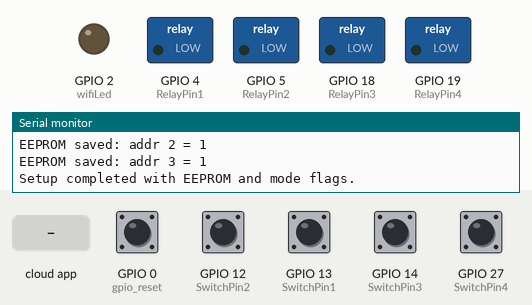
Recording of a sketch running on a simulated ESP32. Parts: switched loads named in the sketch (green lamp = pin HIGH), output pins drawn as LEDs (lit = HIGH), the last lines printed to the serial monitor. Inputs (shaded band) come from the test bench; at power-on: GPIO 0 (gpio_reset), GPIO 12 (SwitchPin2), GPIO 13 (SwitchPin1), GPIO 14 (SwitchPin3), GPIO 27 (SwitchPin4) HIGH. WiFi joins after 1.5 s; servers stay silent unless stated; EEPROM starts erased.

Above: at 1.2 s.
1.3 s: GPIO 12 (SwitchPin2) pulled LOW for 0.15 s
At 2.2 s:
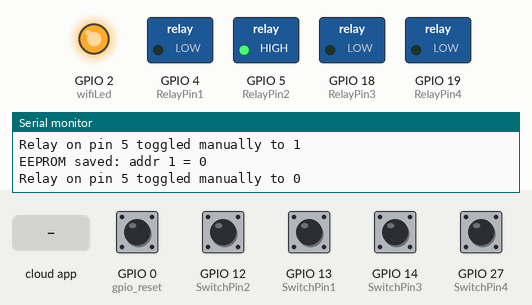
3.0 s: the phone or cloud app sets Switch1 to 0
At 3.4 s:
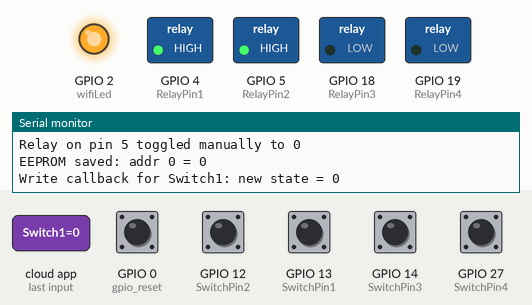
4.5 s: GPIO 14 (SwitchPin3) pulled LOW for 0.15 s
At 5.6 s:
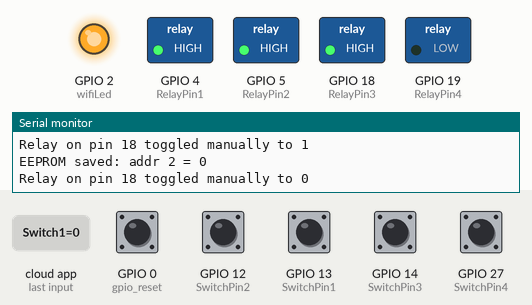
6.1 s: GPIO 13 (SwitchPin1) pulled LOW for 0.15 s
At 6.19 s:
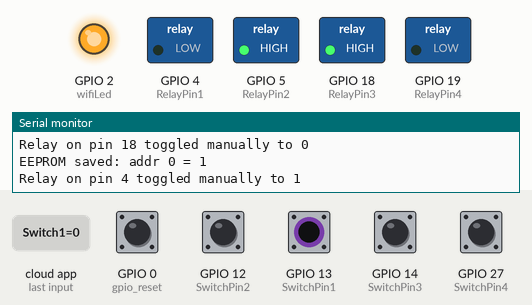
7.7 s: GPIO 27 (SwitchPin4) pulled LOW for 0.15 s
At 9.0 s:
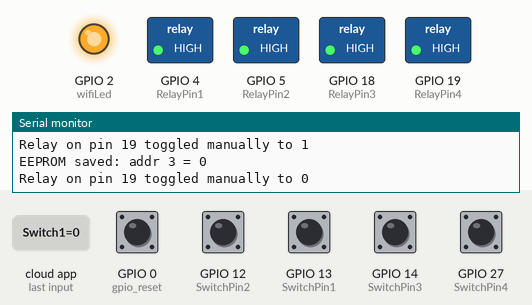
9.3 s: the phone or cloud app sets Switch2 to 1
At 10.6 s:
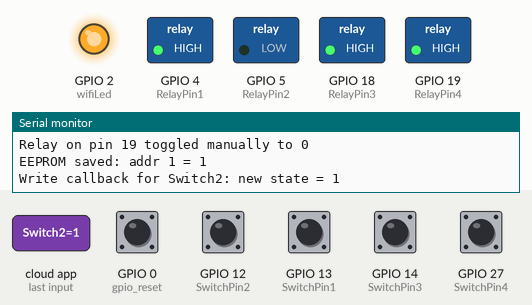
Timing chart, 0 to 11.8 s (numbered marks = the images above; inputs shaded):
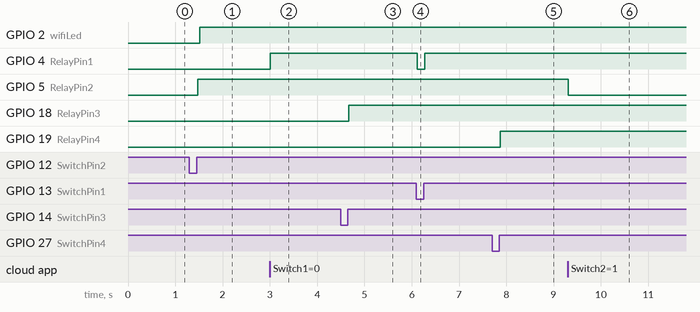

Measured:
- after the input at 1.3 s, GPIO 5 (RelayPin2): LOW → HIGH after 0.17 s
- after the input at 3.0 s, GPIO 4 (RelayPin1): LOW → HIGH at once
- after the input at 4.5 s, GPIO 18 (RelayPin3): LOW → HIGH after 0.17 s
- after the input at 6.1 s, GPIO 4 (RelayPin1): HIGH → LOW at once, → HIGH 0.15 s later
- after the input at 7.7 s, GPIO 19 (RelayPin4): LOW → HIGH after 0.17 s
- after the input at 9.3 s, GPIO 5 (RelayPin2): HIGH → LOW at once

The sketch:

code.ino
```cpp
#include <EEPROM.h>
#include "RMaker.h"
#include "WiFi.h"
#include "WiFiProv.h"
#include <AceButton.h>
using namespace ace_button;

// ======== CONFIGURABLE FLAGS ==========
#define ENABLE_EEPROM true   // Enable EEPROM memory restore (true = Active)
#define USE_LATCHED_SWITCH true  // true = latched switch, false = push button
#define EEPROM_SIZE 10

// ======== DEVICE SETTINGS =============
const char *service_name = "PROV_Home_Automation_F";
const char *pop = "11223344";

char deviceName_1[] = "Switch1";
char deviceName_2[] = "Switch2";
char deviceName_3[] = "Switch3";
char deviceName_4[] = "Switch4";

// GPIO Setup
static uint8_t RelayPin1 = 4;
static uint8_t RelayPin2 = 5;
static uint8_t RelayPin3 = 18;
static uint8_t RelayPin4 = 19;

static uint8_t SwitchPin1 = 13;
static uint8_t SwitchPin2 = 12;
static uint8_t SwitchPin3 = 14;
static uint8_t SwitchPin4 = 27;

static uint8_t wifiLed = 2;
static uint8_t gpio_reset = 0;

bool toggleState_1 = LOW;
bool toggleState_2 = LOW;
bool toggleState_3 = LOW;
bool toggleState_4 = LOW;

ButtonConfig config1;
AceButton button1(&config1);
ButtonConfig config2;
AceButton button2(&config2);
ButtonConfig config3;
AceButton button3(&config3);
ButtonConfig config4;
AceButton button4(&config4);

static Switch my_switch1(deviceName_1, &RelayPin1);
static Switch my_switch2(deviceName_2, &RelayPin2);
static Switch my_switch3(deviceName_3, &RelayPin3);
static Switch my_switch4(deviceName_4, &RelayPin4);

void writeEEPROM(int addr, bool state) {
  if (ENABLE_EEPROM) {
    EEPROM.write(addr, state);
    EEPROM.commit();
    Serial.printf("EEPROM saved: addr %d = %d\n", addr, state);
  }
}

bool readEEPROM(int addr) {
  if (ENABLE_EEPROM) {
    return EEPROM.read(addr);
  }
  return false;
}

void setRelay(uint8_t pin, int addr, bool state) {
  digitalWrite(pin, !state); // active-low
  if (ENABLE_EEPROM) writeEEPROM(addr, state);
}

void buttonHandler(AceButton* button, uint8_t eventType, uint8_t, uint8_t relayPin, int eepromAddr, Switch &sw, bool &state) {
  bool newState = false;

  if (USE_LATCHED_SWITCH) {
    newState = (eventType == AceButton::kEventPressed);
  } else {
    if (eventType != AceButton::kEventReleased) return;
    newState = !(digitalRead(relayPin) == LOW);
  }

  setRelay(relayPin, eepromAddr, newState);
  state = newState;
  sw.updateAndReportParam(ESP_RMAKER_DEF_POWER_NAME, state);
  Serial.printf("Relay on pin %d toggled manually to %d\n", relayPin, state);
}

void setup() {
  Serial.begin(115200);

  if (ENABLE_EEPROM) EEPROM.begin(EEPROM_SIZE);

  toggleState_1 = ENABLE_EEPROM ? readEEPROM(0) : LOW;
  toggleState_2 = ENABLE_EEPROM ? readEEPROM(1) : LOW;
  toggleState_3 = ENABLE_EEPROM ? readEEPROM(2) : LOW;
  toggleState_4 = ENABLE_EEPROM ? readEEPROM(3) : LOW;

  pinMode(RelayPin1, OUTPUT); pinMode(RelayPin2, OUTPUT);
  pinMode(RelayPin3, OUTPUT); pinMode(RelayPin4, OUTPUT);
  pinMode(wifiLed, OUTPUT);

  pinMode(SwitchPin1, INPUT_PULLUP); pinMode(SwitchPin2, INPUT_PULLUP);
  pinMode(SwitchPin3, INPUT_PULLUP); pinMode(SwitchPin4, INPUT_PULLUP);
  pinMode(gpio_reset, INPUT);

  setRelay(RelayPin1, 0, toggleState_1);
  setRelay(RelayPin2, 1, toggleState_2);
  setRelay(RelayPin3, 2, toggleState_3);
  setRelay(RelayPin4, 3, toggleState_4);
  digitalWrite(wifiLed, LOW);

  config1.setEventHandler([](AceButton* b, uint8_t e, uint8_t s) {
    buttonHandler(b, e, s, RelayPin1, 0, my_switch1, toggleState_1);
  });
  config2.setEventHandler([](AceButton* b, uint8_t e, uint8_t s) {
    buttonHandler(b, e, s, RelayPin2, 1, my_switch2, toggleState_2);
  });
  config3.setEventHandler([](AceButton* b, uint8_t e, uint8_t s) {
    buttonHandler(b, e, s, RelayPin3, 2, my_switch3, toggleState_3);
  });
  config4.setEventHandler([](AceButton* b, uint8_t e, uint8_t s) {
    buttonHandler(b, e, s, RelayPin4, 3, my_switch4, toggleState_4);
  });

  button1.init(SwitchPin1);
  button2.init(SwitchPin2);
  button3.init(SwitchPin3);
  button4.init(SwitchPin4);

  Node my_node = RMaker.initNode("ESP32_Relay_4");
  my_switch1.addCb(write_callback);
  my_switch2.addCb(write_callback);
  my_switch3.addCb(write_callback);
  my_switch4.addCb(write_callback);

  my_node.addDevice(my_switch1);
  my_node.addDevice(my_switch2);
  my_node.addDevice(my_switch3);
  my_node.addDevice(my_switch4);

  RMaker.enableOTA(OTA_USING_PARAMS);
  RMaker.enableTZService();
  RMaker.enableSchedule();

  RMaker.start();
  WiFi.onEvent(sysProvEvent);
  WiFiProv.beginProvision(WIFI_PROV_SCHEME_BLE, WIFI_PROV_SCHEME_HANDLER_FREE_BTDM, WIFI_PROV_SECURITY_1, pop, service_name);

  my_switch1.updateAndReportParam(ESP_RMAKER_DEF_POWER_NAME, toggleState_1);
  my_switch2.updateAndReportParam(ESP_RMAKER_DEF_POWER_NAME, toggleState_2);
  my_switch3.updateAndReportParam(ESP_RMAKER_DEF_POWER_NAME, toggleState_3);
  my_switch4.updateAndReportParam(ESP_RMAKER_DEF_POWER_NAME, toggleState_4);

  Serial.println("Setup completed with EEPROM and mode flags.");
}

void loop() {
  if (digitalRead(gpio_reset) == LOW) {
    delay(100);
    int startTime = millis();
    while (digitalRead(gpio_reset) == LOW) delay(50);
    int duration = millis() - startTime;
    if (duration > 10000) {
      Serial.println("Factory reset triggered.");
      RMakerFactoryReset(2);
    } else if (duration > 3000) {
      Serial.println("WiFi reset triggered.");
      RMakerWiFiReset(2);
    }
  }

  digitalWrite(wifiLed, WiFi.status() == WL_CONNECTED);

  button1.check();
  button2.check();
  button3.check();
  button4.check();
}

void write_callback(Device *device, Param *param, const param_val_t val, void *priv_data, write_ctx_t *ctx) {
  const char *device_name = device->getDeviceName();
  const char *param_name = param->getParamName();

  if(strcmp(param_name, "Power") == 0) {
    bool newState = val.val.b;
    if (strcmp(device_name, deviceName_1) == 0) {
      setRelay(RelayPin1, 0, newState); toggleState_1 = newState; my_switch1.updateAndReportParam(param_name, newState);
    } else if (strcmp(device_name, deviceName_2) == 0) {
      setRelay(RelayPin2, 1, newState); toggleState_2 = newState; my_switch2.updateAndReportParam(param_name, newState);
    } else if (strcmp(device_name, deviceName_3) == 0) {
      setRelay(RelayPin3, 2, newState); toggleState_3 = newState; my_switch3.updateAndReportParam(param_name, newState);
    } else if (strcmp(device_name, deviceName_4) == 0) {
      setRelay(RelayPin4, 3, newState); toggleState_4 = newState; my_switch4.updateAndReportParam(param_name, newState);
    }
    Serial.printf("Write callback for %s: new state = %d\n", device_name, newState);
  }
}

void sysProvEvent(arduino_event_t *sys_event) {
  switch (sys_event->event_id) {
    case ARDUINO_EVENT_PROV_START:
      Serial.printf("Provisioning started: %s\n", service_name);
      printQR(service_name, pop, "ble");
      break;
    case ARDUINO_EVENT_WIFI_STA_CONNECTED:
      Serial.println("Connected to Wi-Fi");
      digitalWrite(wifiLed, true);
      break;
  }
}
```
